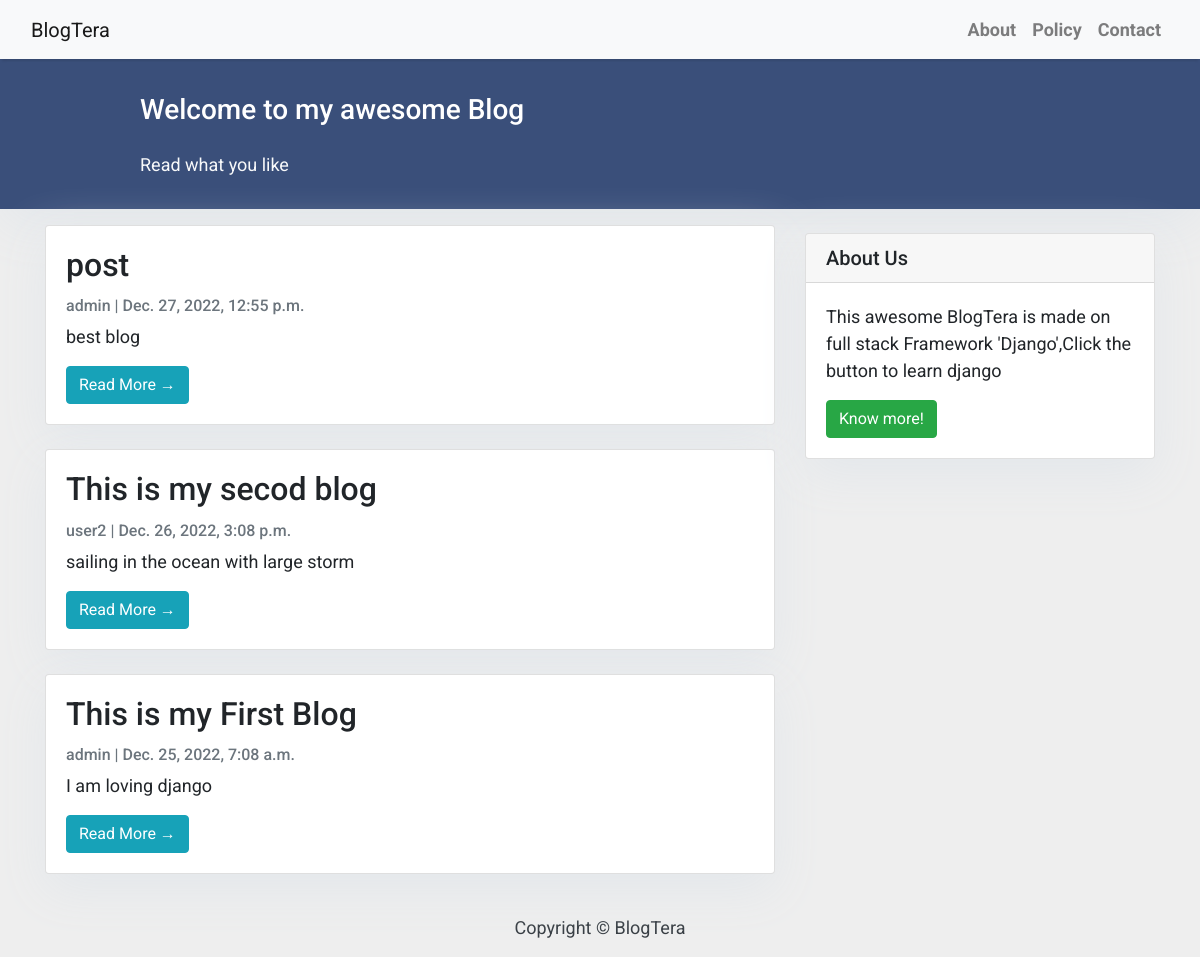
The page / on the database its author committed.
### blog/models.py (models this page shows, shortened)
class Post(models.Model):
    title = models.CharField(max_length=200, unique=True)
    slug = models.SlugField(max_length=200, unique=True)
    author = models.ForeignKey(User, on_delete= models.CASCADE,related_name='blog_posts')
    updated_on = models.DateTimeField(auto_now= True)
    content = models.TextField()
    created_on = models.DateTimeField(auto_now_add=True)
    status = models.IntegerField(choices=STATUS, default=0)
    class Meta:
        ordering = ['-created_on']

### blog/views.py (the view)
# urls.py: path('', views.PostList.as_view(), name='home'),
class PostList(generic.ListView):
    queryset = Post.objects.filter(status=1).order_by('-created_on')
    template_name = 'index.html'

### templates/index.html (shortened to what this page needs)
{% extends "base.html" %}
{% block content %}
<header class="masthead">
    <div class="container">
        <div class="row">
            <div class=" col-md-8 col-md-10 mx-auto">
                <div class="site-heading">
                    <h3 class=" site-heading my-4 mt-3 text-white"> Welcome to my awesome Blog </h3>
                    <p class="text-light">Read what you like &nbsp
                    </p>
                </div>
            </div>
        </div>
    </div>
</header>
<div class="container">
    <div class="row">
        <div class="col-md-8 mt-3 left">
            {% for post in post_list %}
            <div class="card mb-4">
                <div class="card-body">
                    <h2 class="card-title">{{ post.title }}</h2>
                    <p class="card-text text-muted h6">{{ post.author }} | {{ post.created_on}} </p>
                    <p class="card-text">{{post.content|slice:":200" }}</p>
                    <a href="{% url 'post_detail' post.slug  %}" class="btn btn-info">Read More &rarr;</a>
                </div>
            </div>
            {% endfor %}
        </div>
        {% block sidebar %} {% include 'sidebar.html' %} {% endblock sidebar %}
    </div>
</div>
{%endblock%}

### templates/base.html (shortened to what this page needs)
<!DOCTYPE html>
<html>
    <head>
        <link rel="stylesheet" href="https://maxcdn.bootstrapcdn.com/bootstrap/4.0.0/css/bootstrap.min.css"
 />
    </head>
    <body>
        <nav class="navbar navbar-expand-lg navbar-light bg-light shadow" id="mainNav">
            <div class="container-fluid">
                <a class="navbar-brand" href="{% url 'home' %}">BlogTera</a>
                <div class="collapse navbar-collapse" id="navbarResponsive">
                    <ul class="navbar-nav ml-auto">
                        <li class="nav-item text-black">
                            <a class="nav-link text-black font-weight-bold" href="#">About</a>
                        </li>
                        <li class="nav-item text-black">
                            <a class="nav-link text-black font-weight-bold" href="#">Policy</a>
                        </li>
                        <li class="nav-item text-black">
                            <a class="nav-link text-black font-weight-bold" href="#">Contact</a>
                        </li>
                    </ul>
                </div>
            </div>
        </nav>
        {% block content %}{% endblock content %}
        <footer class="py-3 bg-grey">
            <p class="m-0 text-dark text-center ">Copyright &copy; BlogTera</p>
        </footer>
    </body>
</html>

### templates/sidebar.html (shortened to what this page needs)
{% block sidebar %}
<div class="col-md-4 float-right ">
<div class="card my-4">
        <h5 class="card-header">About Us</h5>
    <div class="card-body">
        <p class="card-text"> This awesome BlogTera is made on  full stack Framework 'Django',Click the button to learn django</p>
        <a href="https://www.w3schools.com/django/index.php"
           class="btn btn-success">Know more!</a>
    </div>
</div>
</div>
{% endblock sidebar %}

### templates/base.html (style rules this page uses)
body { font-family: "Roboto", sans-serif; font-size: 17px; background-color: #EEEEEE; }
.shadow { box-shadow: 0 4px 2px -2px rgba(0, 0, 0, 0.1); }
.masthead { background: #3A4F7A; height: auto; padding-bottom: 15px; box-shadow: 0 16px 48px #E3E7EB; padding-top: 10px; }

### templates/index.html (style rules this page uses)
body { font-family: "Roboto", sans-serif; font-size: 18px; background-color: #EEEEEE; }
.card { box-shadow: 0 16px 48px #E3E7EB; }

### templates/sidebar.html (style rules this page uses)
.card { box-shadow: 0 16px 48px #E3E7EB; }

### rows shown on the page
Post: title "post", author "admin", created_on "Dec. 27, 2022, 12:55 p.m.", content "best blog"
Post: title "This is my secod blog", author "user2", created_on "Dec. 26, 2022, 3:08 p.m.", content "sailing in the ocean with large storm"
Post: title "This is my First Blog", author "admin", created_on "Dec. 25, 2022, 7:08 a.m.", content "I am loving django"
